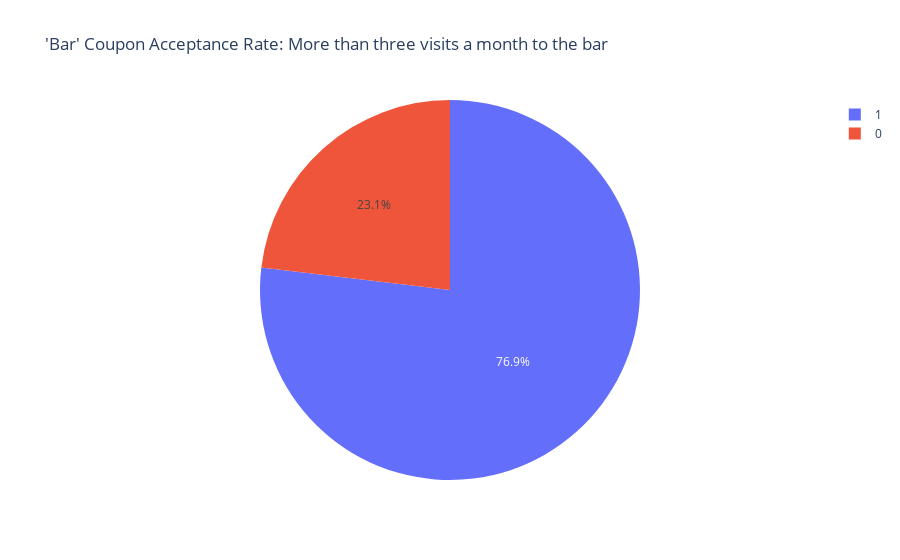

Write notebook code for a chart like this one.
### Markdown cell above
From the pie chart above we can see that 37.1% of the bar coupons were accepted by people that visit a bar three or less times in a month.

### Code cell
# Set group 3b: those who went to a bar more than 3 times in a month
group_3b = bar_coupons.query('bar not in @three_or_less')

# Generate visualization for group 3b
fig_3b=px.pie(group_3b, names='accept_coupon', title="'Bar' Coupon Acceptance Rate: More than three visits a month to the bar")
fig_3b.show()

### Figure 1 — Plotly figure (JSON) as saved in the notebook; plotly's stock layout.template omitted (floating-point values rounded to 4 significant figures; data arrays with more than 128 entries replaced by an {"elided": "..."} marker saying what was removed)
{"data": [{"domain": {"x": [0, 1], "y": [0, 1]}, "hovertemplate": "accept_coupon=%{label}<extra></extra>", "labels": {"elided": "199 int values"}, "legendgroup": "", "name": "", "showlegend": true, "type": "pie"}], "layout": {"legend": {"tracegroupgap": 0}, "title": {"text": "'Bar' Coupon Acceptance Rate: More than three visits a month to the bar"}}}
